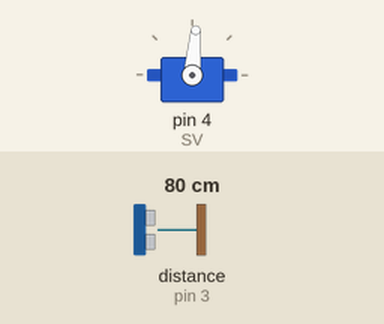
Simulated run of this sketch. Board: Arduino Uno, built with avr-gcc and run on an emulated ATmega328P. Shown: servo. Wiring (inferred from the names in the program): ultrasonic range finder: trigger pin 2; echo pin 3. Inputs (shaded band) come from the test bench; at power-on: distance to the obstacle (sensor on pin 3) 80 cm. The echo pulse lasts 58.3 µs per cm.

Above: at 1.8 s.
1.9 s: distance to the obstacle (sensor on pin 3) set to 13 cm
3.4 s: distance to the obstacle (sensor on pin 3) set to 10 cm
At 5.2 s:
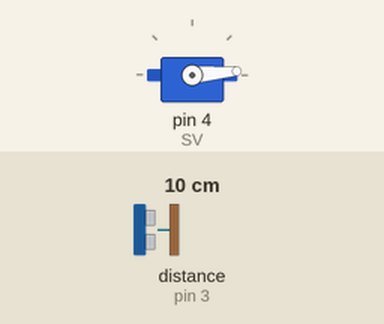
5.5 s: distance to the obstacle (sensor on pin 3) set to 18 cm
At 9.2 s:
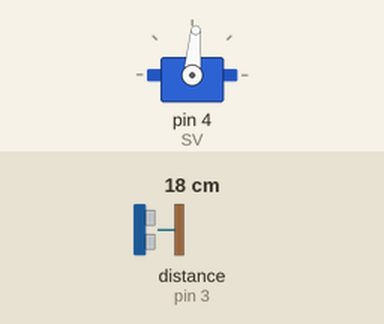
9.5 s: distance to the obstacle (sensor on pin 3) set to 2 cm
At 11.1 s:
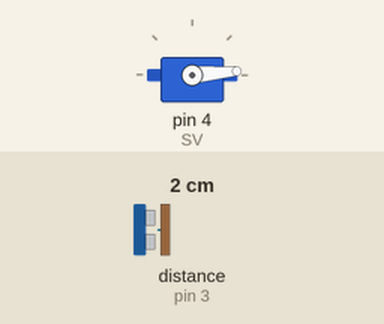
Timing chart, 0 to 12.5 s (numbered marks = the images above; inputs shaded):
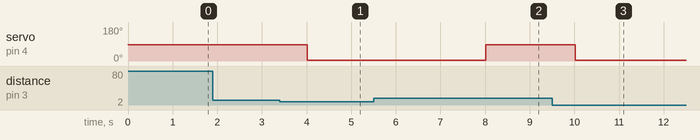

Measured:
- the behaviour switches between 12 and 11 cm on distance to the obstacle (sensor on pin 3) (found by bisection; images 0 and 1)
- after the input at 1.9 s, every drawn part: stays the same
- after the input at 3.4 s, servo on pin 4 (SV): 85° → 5° after 0.61 s
- after the input at 5.5 s, servo on pin 4 (SV): 5° → 85° after 2.5 s
- after the input at 9.5 s, servo on pin 4 (SV): 85° → 5° after 0.52 s

The sketch:

uno_code.ino
```cpp
#include <Servo.h>

Servo SV; // 모터 객체 생성

int pos = 0; // 모터 각도값 초기화
int TRIG = 2; // 초음파센서 트리거핀
int ECHO = 3; // 초음파센서 에코핀

void setup()
{
    Serial.begin(9600); // 테스트
    SV.attach(4); // 모터 핀
    pinMode(TRIG,OUTPUT);
    pinMode(ECHO,INPUT);
}

void loop()
{
    digitalWrite(TRIG,HIGH);
    delayMicroseconds(10);
    digitalWrite(TRIG,LOW);

    long duration = pulseIn(ECHO,HIGH);
    long distance = (340*duration)/2/10000; // 초음파센서와의 거리 cm로 변환

    if(distance <= 10) // 초음파 센서랑 거리 10cm 이하일경우
        {
        SV.write(5); // 뚜껑 열기
        delay(3000);
        }
    else // 초음파 센서랑 거리 멀어질 경우
        {
        SV.write(85); // 뚜껑 닫기
        }
        delay(1000);
}
```
